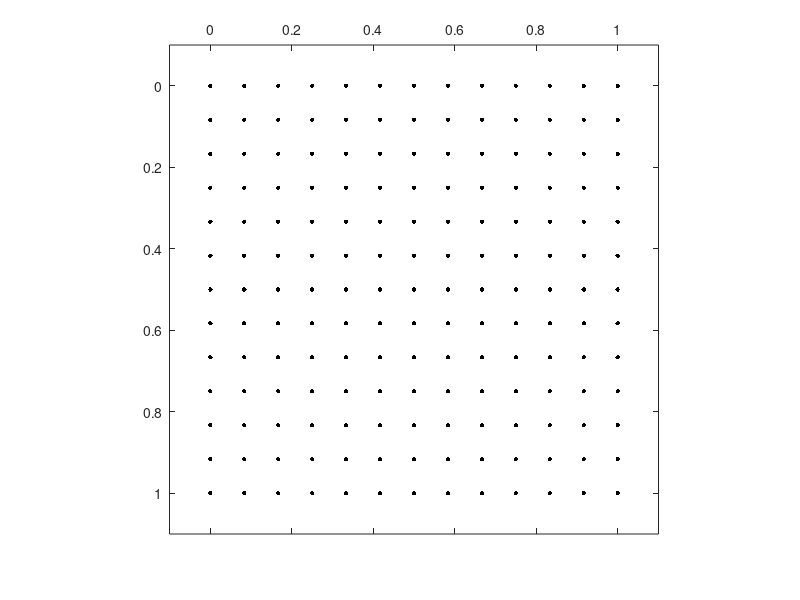

The MATLAB script that drew this image: (Note: this script raises an error after producing the figure.)
% generate 13 by 13 2d point surface
pts = [];
for x = 0:1/12:1
    for y = 0:1/12:1
        pts = [pts; [y, x]];
    end
end
%%
figure(1);

drawPoint(pts, 'color', 'black', 'marker', '.', 'markersize', 10);
axis([-0.1; 1.1; -0.1; 1.1]);
axis square;
set(gca,'XAxisLocation','top','YAxisLocation','left','ydir','reverse');
%%

% Select some points
P1 = []; P2 = [];

for i = 1:5
    hold on;
    [y1,x1] = ginput(1);
    drawPoint([y1,x1], 'color', 'red', 'marker', 'x', 'markersize', 10);

    [y1,x1]
    
    [y2,x2] = ginput(1);
    drawPoint([y2,x2], 'color', 'blue', 'marker', 'o', 'markersize', 10);

    [y2,x2]
    
    P1 = [P1;x1 y1];
    P2 = [P2;x2 y2];
end

P1

P2